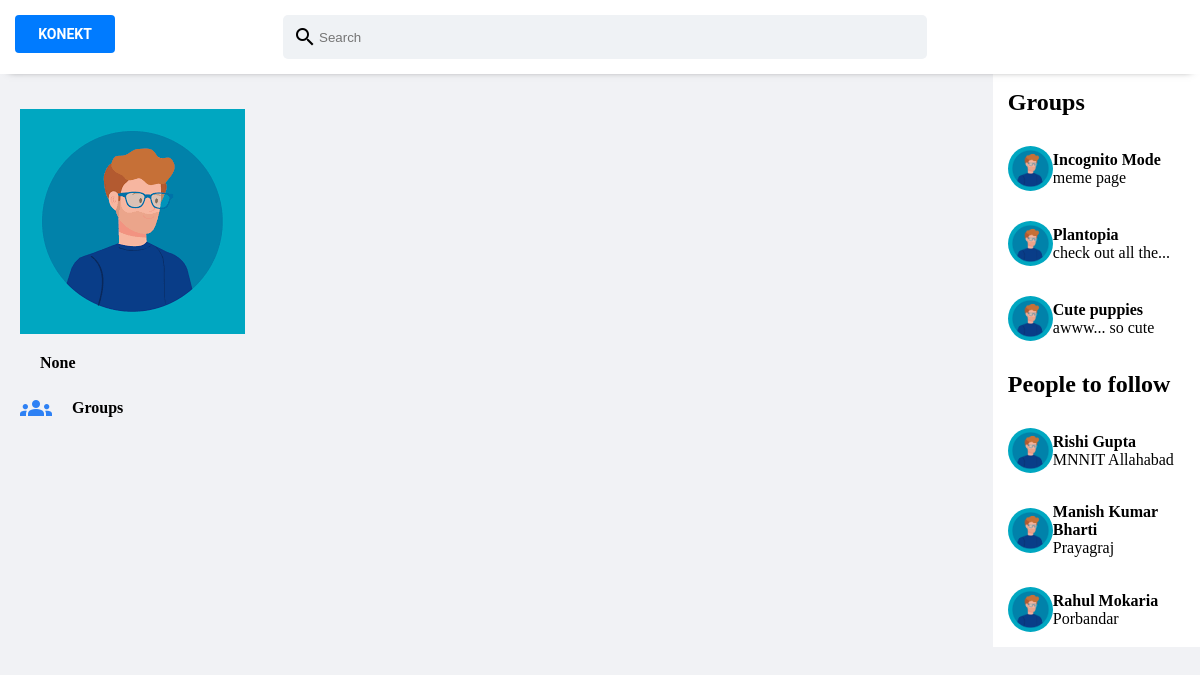
Before: /dashboard/1/ with the older database file.
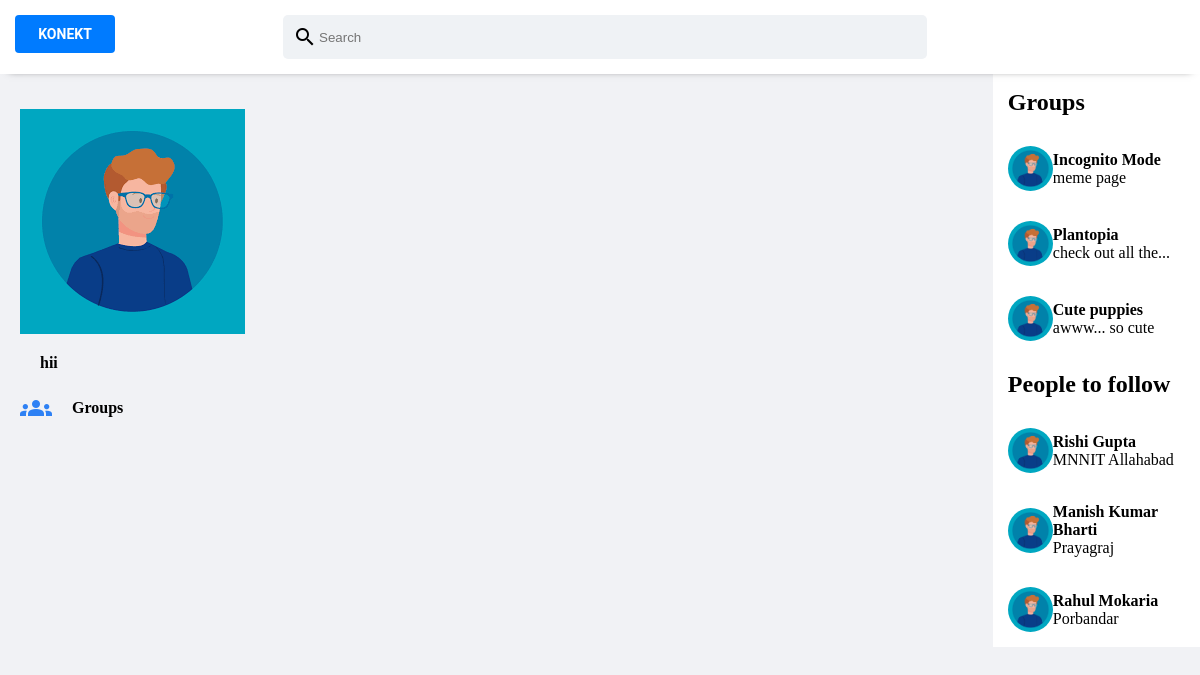
After: the same page with the newer database file.
### myapp/models.py (models this page shows, shortened)
class User(AbstractUser):
    username=models.CharField(max_length=45,null=True,blank=True)
    name=models.CharField(max_length=200,null=True,blank=True)
    email=models.EmailField(unique=True)
    bio=models.TextField(null=True,blank=True)
    USERNAME_FIELD='email'
    object = UserManager()
    REQUIRED_FIELDS=[]

### myapp/views.py (the view)
# urls.py: path('dashboard/<str:pk>/' ,views.dashboard,name="dashboard"),
def dashboard(request,pk):
    user=User.objects.get(id=pk)
    print(request.user.id)
    posts=Posts.objects.filter(userId=user.id)
    context={'user':user,'posts':posts}
    return render(request,'Dashboard.html',context)

### myapp/templates/myapp/Dashboard.html (shortened to what this page needs)
<html lang="en">
{% load static %}
<head>
    <link rel="stylesheet" href="{% static 'css/Dashboard.css' %}" />
</head>
<body>
    <div class="header">
        <div class="header__left">
            <h2 class="header-text">KONEKT</h2>
        </div>
        <div class="header__middle">
            <div class="header__input">
                <span class="material-icons"> search </span>
                <input type="btn btn-outline my-sm-0 header__input" placeholder="Search" />
            </div>
        </div>
    </div>
    <div class="main__body">
        <div class="sidebar">
            <div class="sidebarRow">
                <img class="profile__avatar"
                    alt="" />
            </div>
            <div class="sidebarRow ">
                <h4>{{user.username}}</h4>
            </div>
            <div class="sidebarRow">
                <span class="material-icons"> groups</span>
                <h4>Groups</h4>
            </div>
        </div>
        <div class="feed">
        </div>
        <div style="flex: 0.33" class="widgets">
            <div class="widget__top">
                <h2>Groups</h2>
            </div>
            <div class="widget__top">
                <img class="user__avatar post_avatar"
                    alt="" />
                <div class="widget__topInfo">
                    <h3>Incognito Mode</h3>
                    <p>meme page</p>
                </div>
            </div>
            <div class="widget__top">
                <img class="user__avatar post_avatar"
                    alt="" />
                <div class="widget__topInfo">
                    <h3>Plantopia</h3>
                    <p>check out all the...</p>
                </div>
            </div>
            <div class="widget__top">
                <img class="user__avatar post_avatar"
                    alt="" />
                <div class="widget__topInfo">
                    <h3>Cute puppies</h3>
                    <p>awww... so cute</p>
                </div>
            </div>
            <div class="widget__top">
                <h2>People to follow</h2>
            </div>
            <div class="widget__top">
                <img class="user__avatar post_avatar"
                    alt="" />
                <div class="widget__topInfo">
                    <h3>Rishi Gupta</h3>
                    <p>MNNIT Allahabad</p>
                </div>
            </div>
            <div class="widget__top">
                <img class="user__avatar post_avatar"
                    alt="" />
                <div class="widget__topInfo">
                    <h3>Manish Kumar Bharti</h3>
                    <p>Prayagraj</p>
                </div>
            </div>
            <div class="widget__top">
                <img class="user__avatar post_avatar"
                    alt="" />
                <div class="widget__topInfo">
                    <h3>Rahul Mokaria</h3>
                    <p>Porbandar </p>
                </div>
            </div>
        </div>
    </div>
</body>
</html>

### static/css/Dashboard.css (style rules this page uses)
* { margin: 0; box-sizing: border-box; }
.user__avatar { border-radius: 50%; width: 45px; }
.header { padding: 15px 20px; display: flex; justify-content: space-evenly; position: sticky; background-color: white; z-index: 100; top: 0; box-shadow: 0 5px 8px -9px rgba(0, 0, 0, 0.75); }
.header__left { top: 15; left: 15; position: fixed; align-items: center; justify-content: space-evenly; }
.header-text { width: 100px; height: 38px; font-family: Roboto; font-style: normal; font-weight: bold; font-size: 14px; line-height: 16px; align-items: center; text-align: center; color: #ffffff; background: #007bff; border-radius: 4px; -webkit-border-radius: 4px; -moz-border-radius: 4px; -ms-border-radius: 4px; -o-border-radius: 4px; border: 0; padding: 11px; }
.header__input { display: flex; align-items: center; background-color: #eff2f5; padding: 10px; margin-left: 10px; border-radius: 5px; -webkit-border-radius: 5px; -moz-border-radius: 5px; -ms-border-radius: 5px; -o-border-radius: 5px; }
.header__input input { border: none; background-color: transparent; outline-width: 0; width: 600px; }
.header__middle { display: flex; flex: 3; justify-content: center; }
.sidebarRow { display: flex; align-items: center; padding: 10px; cursor: pointer; }
.sidebarRow h4 { margin-left: 20px; font-weight: 600; }
.sidebarRow .material-icons { font-size: xx-large; color: #2e81f4; }
.main__body { display: flex; }
body { background-color: #f1f2f5; }
.feed { flex: 1; padding: 30px 100px; display: flex; flex-direction: column; justify-content: center; align-items: center; }
.sidebar { padding: 25px 10px; flex: 0.33; }
.widgets { background-color: white; }
.widget__top { display: flex; position: relative; align-items: center; padding: 15px; }
.widget__topInfo h3 { font-size: medium; }
@media (min-width: 769px) and (max-width: 1440px) { .feed { width: 50%; padding: 10px 50px; } }

Changed rows visible on the page:
changed User: username "None" → "hii"
